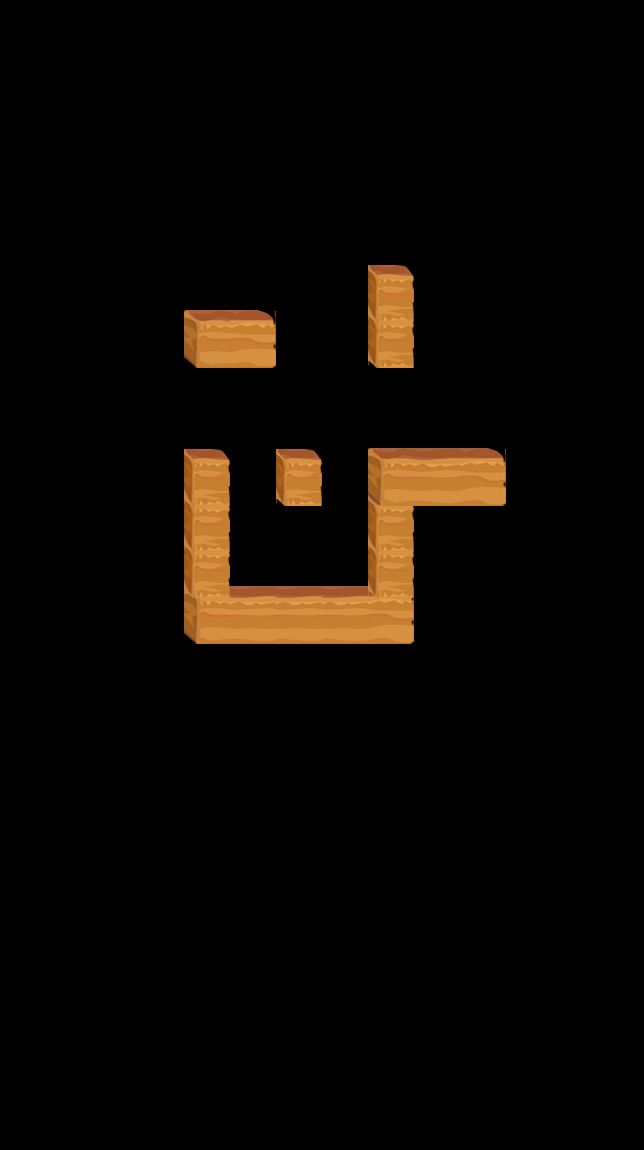

This is a level from a 2D game, rendered from its Tiled map with the project's own tilesets. A one-line summary and the map file follow, with tile-layer data summarised:
An orthogonal 14x25 tile map with 46x46 px tiles, 5 tile layers (layer1, layer2, layer3, layer4, ...) and 30 objects (3x trap, startPos1, startPos2, startPos3, apple, ...).

<map version="1.0" orientation="orthogonal" renderorder="right-down" width="14" height="25" tilewidth="46" tileheight="46">
 <tileset firstgid="1" name="road" tilewidth="46" tileheight="58">
  <image source="road.png" width="184" height="58" />
 </tileset>
 <layer name="layer1" width="14" height="25">
  <data>[350 cells, 5 non-empty, 3 distinct tile ids]</data>
 </layer>
 <layer name="layer2" width="14" height="25">
  <data>[350 cells, 2 non-empty, 1 distinct tile ids]</data>
 </layer>
 <layer name="layer3" width="14" height="25">
  <data>[350 cells, 2 non-empty, 1 distinct tile ids]</data>
 </layer>
 <layer name="layer4" width="14" height="25">
  <data>[350 cells, 8 non-empty, 4 distinct tile ids]</data>
 </layer>
 <layer name="layer5" width="14" height="25">
  <data>[350 cells, 1 non-empty, 1 distinct tile ids]</data>
 </layer>
 <objectgroup name="objLayer">
  <object name="startPos1" x="206.667" y="298.667" />
  <object name="startPos2" x="159.333" y="299" />
  <object name="startPos3" x="160.333" y="345" />
  <object name="apple" x="344.333" y="483.333" />
  <object name="trap" x="297.333" y="437.333">
   <properties>
    <property name="dir" value="up" />
   </properties>
  </object>
  <object name="trap" x="299" y="529.333">
   <properties>
    <property name="dir" value="down" />
   </properties>
  </object>
  <object name="trap" x="436.667" y="437.667">
   <properties>
    <property name="dir" value="up" />
   </properties>
  </object>
  <object name="exit" x="483.667" y="528.333" />
 </objectgroup>
 <objectgroup name="tipsLayer">
  <object name="1" x="257.333" y="303.333">
   <properties>
    <property name="dir" value="right" />
   </properties>
   <ellipse />
  </object>
  <object name="2" x="297.333" y="303.333">
   <properties>
    <property name="dir" value="right" />
   </properties>
   <ellipse />
  </object>
  <object name="3" x="341.333" y="298">
   <properties>
    <property name="dir" value="right" />
   </properties>
   <ellipse />
  </object>
  <object name="4" x="342.667" y="340.667">
   <properties>
    <property name="dir" value="down" />
   </properties>
   <ellipse />
  </object>
  <object name="5" x="390.667" y="434">
   <properties>
    <property name="dir" value="right" />
   </properties>
   <ellipse />
  </object>
  <object name="6" x="393.333" y="394">
   <properties>
    <property name="dir" value="up" />
   </properties>
   <ellipse />
  </object>
  <object name="7" x="349.333" y="394">
   <properties>
    <property name="dir" value="left" />
   </properties>
   <ellipse />
  </object>
  <object name="8" x="348" y="442">
   <properties>
    <property name="dir" value="down" />
   </properties>
   <ellipse />
  </object>
  <object name="9" x="344" y="484.667">
   <properties>
    <property name="dir" value="down" />
   </properties>
   <ellipse />
  </object>
  <object name="10" x="341.333" y="526">
   <properties>
    <property name="dir" value="down" />
   </properties>
   <ellipse />
  </object>
  <object name="11" x="342.667" y="568.667">
   <properties>
    <property name="dir" value="down" />
   </properties>
   <ellipse />
  </object>
  <object name="12" x="294.667" y="574">
   <properties>
    <property name="dir" value="left" />
   </properties>
   <ellipse />
  </object>
  <object name="13" x="249.333" y="576.667">
   <properties>
    <property name="dir" value="left" />
   </properties>
   <ellipse />
  </object>
  <object name="14" x="249.333" y="534">
   <properties>
    <property name="dir" value="up" />
   </properties>
   <ellipse />
  </object>
  <object name="15" x="249.333" y="487.333">
   <properties>
    <property name="dir" value="up" />
   </properties>
   <ellipse />
  </object>
  <object name="16" x="253.333" y="442">
   <properties>
    <property name="dir" value="up" />
   </properties>
   <ellipse />
  </object>
  <object name="17" x="209.333" y="435.333">
   <properties>
    <property name="dir" value="left" />
   </properties>
   <ellipse />
  </object>
  <object name="18" x="156" y="439.333">
   <properties>
    <property name="dir" value="left" />
   </properties>
   <ellipse />
  </object>
  <object name="19" x="157.333" y="387.333">
   <properties>
    <property name="dir" value="up" />
   </properties>
   <ellipse />
  </object>
  <object name="20" x="201.333" y="388.667">
   <properties>
    <property name="dir" value="right" />
   </properties>
   <ellipse />
  </object>
  <object name="21" x="253.333" y="387.333">
   <properties>
    <property name="dir" value="right" />
   </properties>
   <ellipse />
  </object>
  <object name="22" x="249.333" y="438">
   <properties>
    <property name="dir" value="down" />
   </properties>
   <ellipse />
  </object>
 </objectgroup>
</map>
